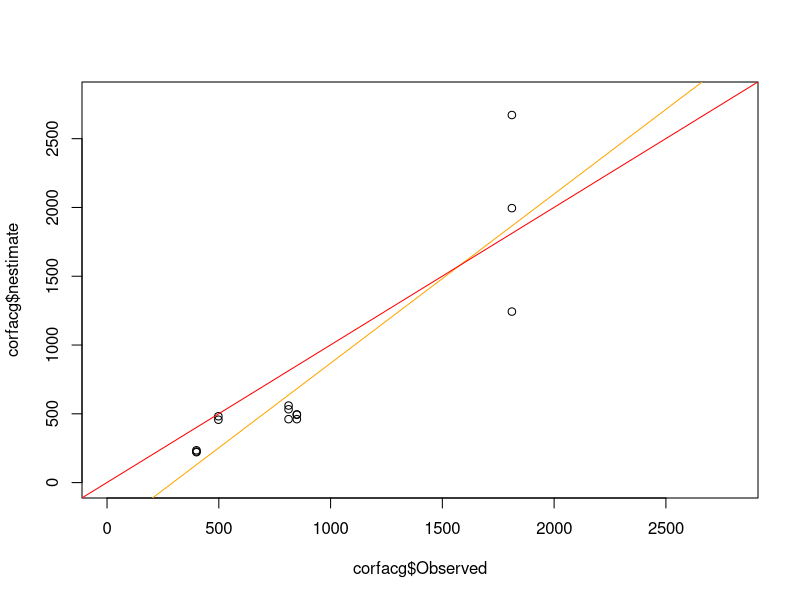
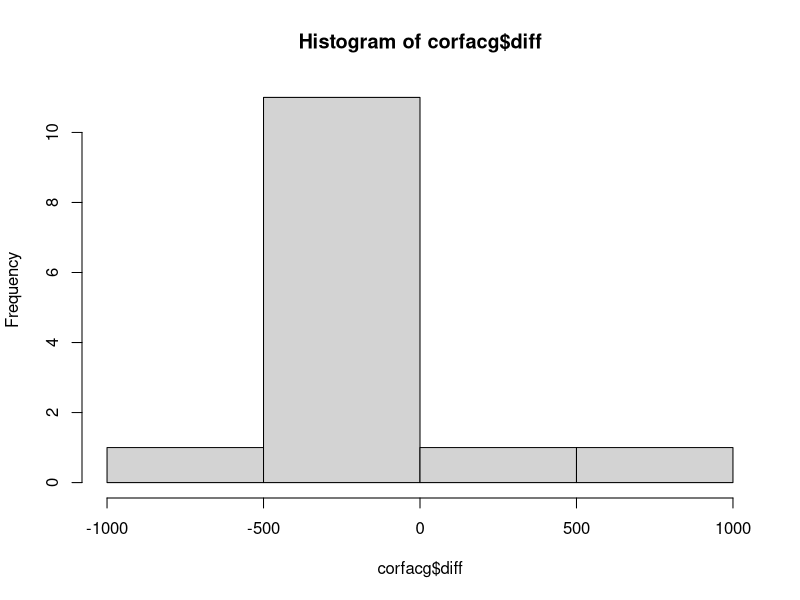
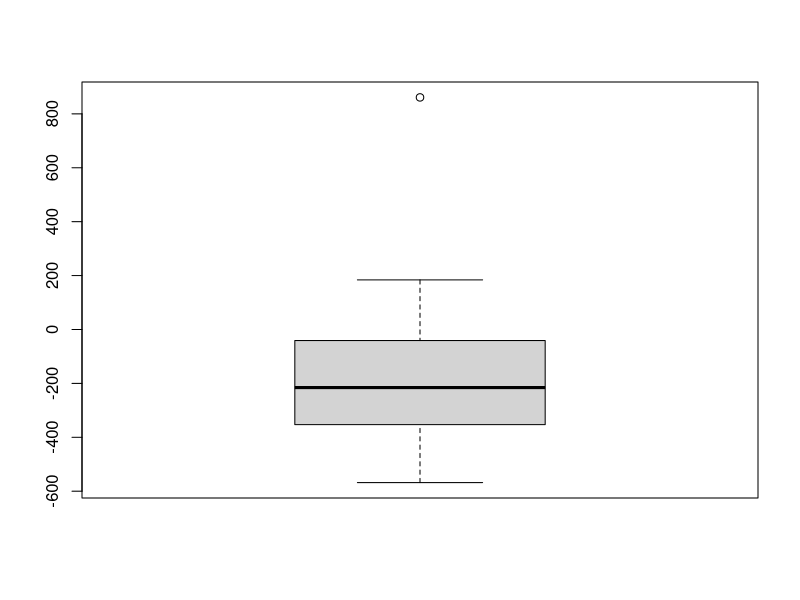
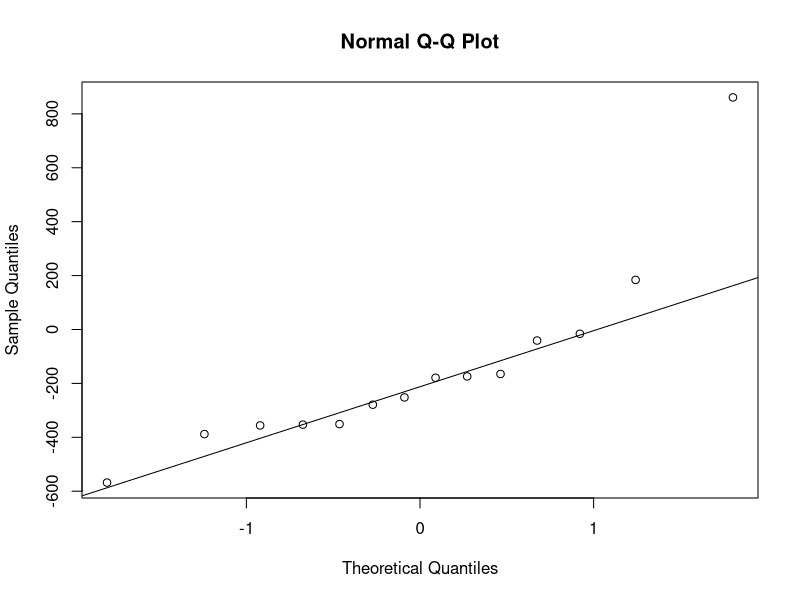
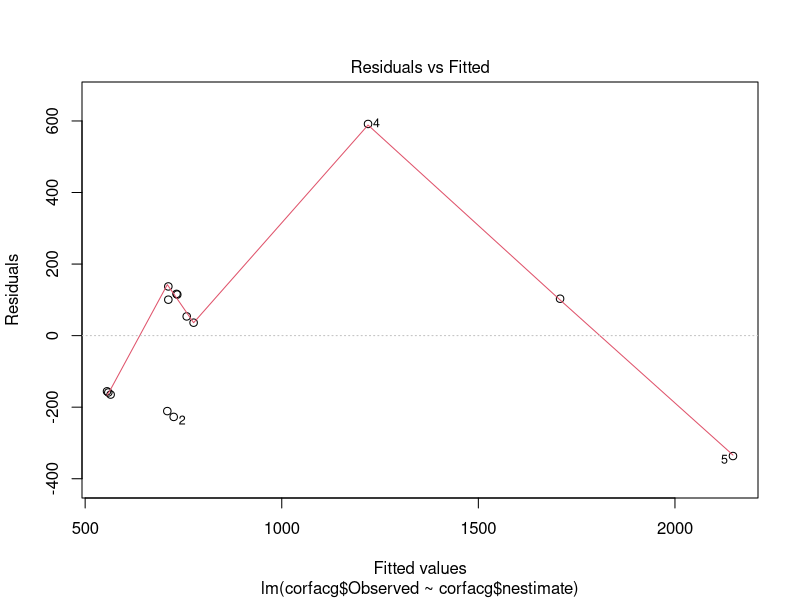
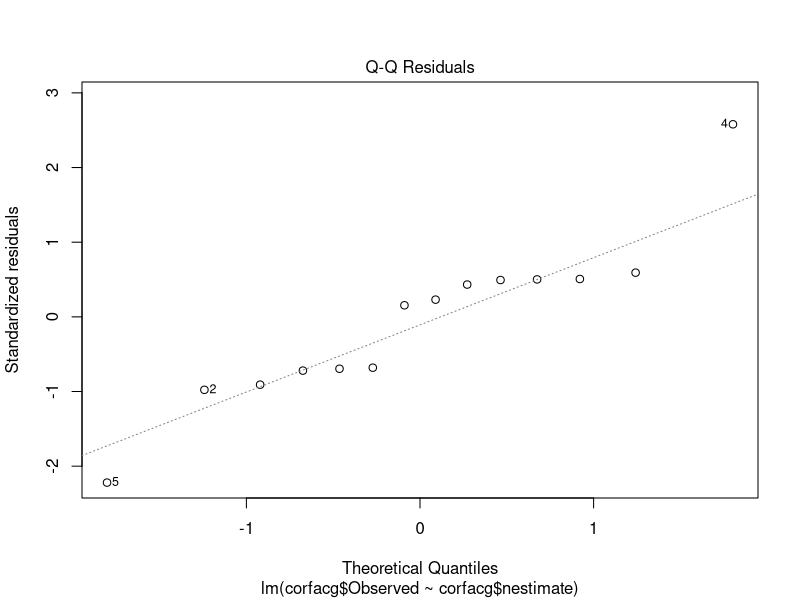
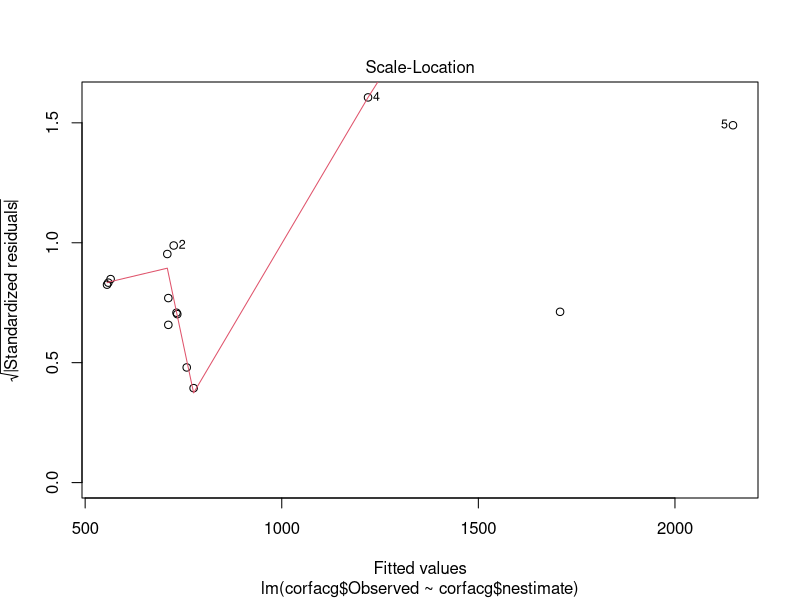
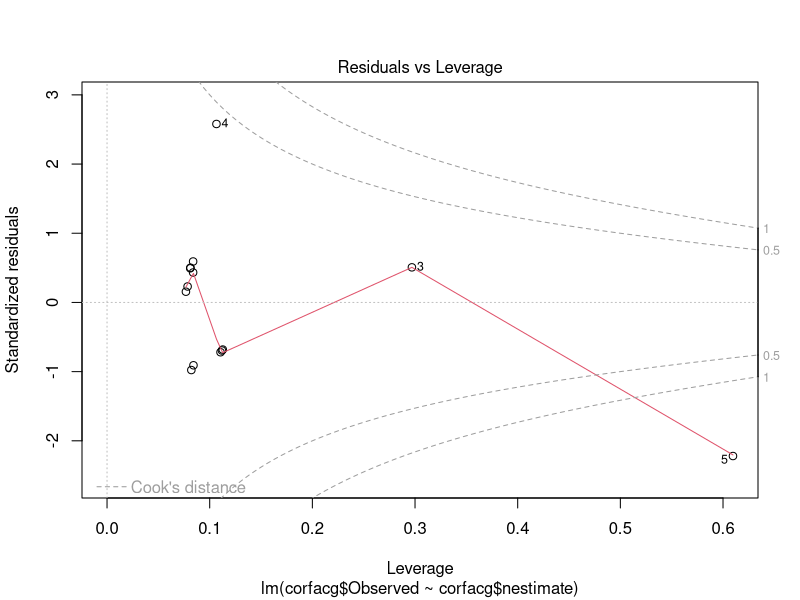

Source code (R) for these figures, in order:

gobs<-read.csv("ALLresults_TEMP.csv", stringsAsFactors = FALSE)

corfac<-gobs[gobs$Method3%in%c("ground","groundimage"),]
corfac
corfacg<-corfac[corfac$Method3%in%c("ground"),]
corfacg



plot(corfacg$nestimate~corfacg$Observed, ylim=c(0,2800), xlim=c(0,2800))
abline(-361.87, 1.23, col="orange")
abline(1,1, col="red")

#https://heuristically.wordpress.com/2011/09/28/paired-sample-t-test-in-r/
corfacg$diff<-corfacg$nestimate - corfacg$Observed
hist(corfacg$diff)
mean(corfacg$nestimate) #752.5
mean(corfacg$Observed) #900.9
#Because n is small, distribution of differences should be about normal, but test this first
boxplot(corfacg$diff)
qqnorm(corfacg$diff)
qqline(corfacg$diff) #one outlier
shapiro.test(corfacg$diff) #p-value = 0.004937, so reject null hypothesis that values are normally distributed
#OK data is not normal, let's try a non parametric test?
#paired
wilcox.test(corfacg$nestimate, corfacg$Observed, mu=0, alt="two.sided", paired=TRUE, conf.int=T, conf.level=0.95, exact=FALSE)
#The 2 sided test p = 0.04455, true location shift is not equal to 0
wilcox.test(corfacg$nestimate, corfacg$Observed, mu=0, alt="less", paired=TRUE, conf.int=T, conf.level=0.95, exact=FALSE)

cflm<-lm(corfacg$Observed~corfacg$nestimate)
plot(cflm)
summary(cflm)


dist<-as.numeric(corfacg$DisttoColony)

plot(corfacg$PctError~dist)
Errorlm<-lm(corfacg$PctError~dist)
plot(Errorlm) #looks like this violates a lot of assumptions
summary(Errorlm)

Errorglm<-glm(corfacg$PctError~dist, family = gaussian)
summary(Errorglm)


cflm2<-lm(corfacg$nestimate~corfacg$Observed + dist)
plot(cflm2)
summary(cflm2)

#Both Poisson and quasipoisson have bad GOF
cfglm<-glm(corfacg$nestimate~corfacg$Observed, family=poisson)
summary(cfglm)
cfglm2<-glm(corfacg$nestimate~corfacg$Observed + dist, family=poisson)
summary(cfglm2)

cfqglm<-glm(corfacg$nestimate~corfacg$Observed, family = quasipoisson)
summary(cfqglm)


## Just the means (total adults) from the data
cfmeans<-read.csv("GroundCompare_Means.csv")
hist(cfmeans$totalg)
hist(cfmeans$totaluas)
boxplot(cfmeans$totalg, cfmeans$totaluas)
cfmeans$diff<-cfmeans$totalg - cfmeans$totaluas
hist(cfmeans$diff)
qqnorm(cfmeans$diff)
qqline(cfmeans$diff)
shapiro.test(cfmeans$diff) #nope, still not normal 

#Compare ground to ground imagery
plot(cfmeans$totalg~cfmeans$totali)
abline(109.6, 0.83)
cfmeans$diffg<-cfmeans$totalg - cfmeans$totali
hist(cfmeans$diffg)
qqnorm(cfmeans$diffg)
qqline(cfmeans$diffg)
shapiro.test(cfmeans$diffg) #data not normal because of bluff north outlier
wilcox.test(cfmeans$totalg, cfmeans$totali, mu=0, alt="two.sided", paired=TRUE, conf.int=T, conf.level=0.95, exact=FALSE)


